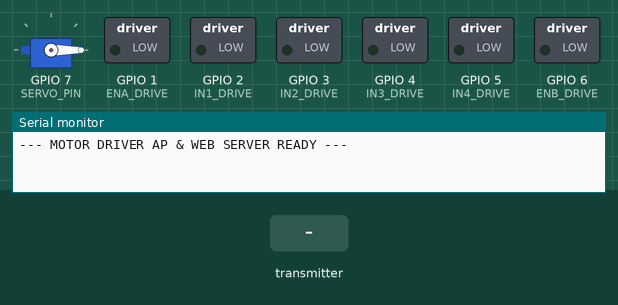
The sketch below on a simulated ESP32-S3. On the bench: servo, switched loads named in the sketch (green lamp = pin HIGH), the last lines printed to the serial monitor. The inputs (shaded band) are chosen by the test bench.

Above: at 1.2 s.
1.3 s: the transmitter starts sending pumpState = 1
At 1.9 s:
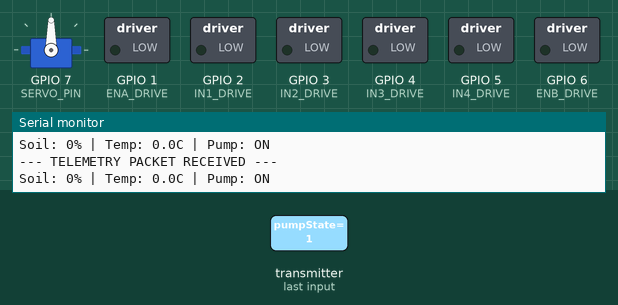
2.8 s: the transmitter starts sending pumpState = 0
At 4.2 s:
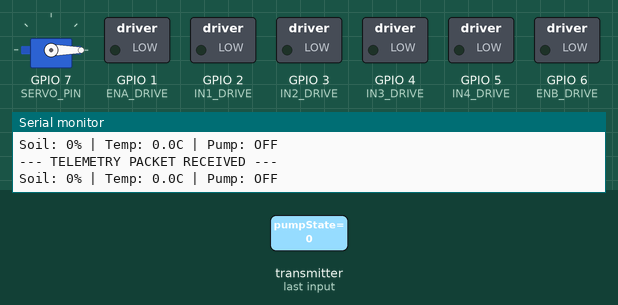
Timing chart, 0 to 5.8 s (numbered marks = the images above; inputs shaded):
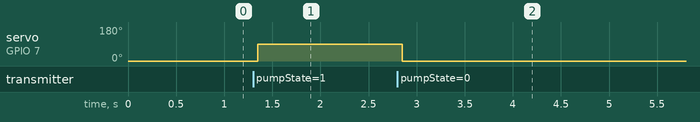

The sketch:

driver_code.ino
```cpp
/*
 * Agri-Rover Motor Driver Board (ESP-NOW Receiver & Web Server Dashboard)
 */

#include <esp_now.h>
#include <WiFi.h>
#include <WebServer.h>
#include <ESP32Servo.h>

// ---------------- PIN DEFINITIONS (RECEIVER / DRIVER BOARD) ----------------
#define ENA_DRIVE   1  // GPIO 1 / D0
#define IN1_DRIVE   2  // GPIO 2 / D1
#define IN2_DRIVE   3  // GPIO 3 / D2
#define IN3_DRIVE   4  // GPIO 4 / D3
#define IN4_DRIVE   5  // GPIO 5 / D4
#define ENB_DRIVE   6  // GPIO 6 / D5
#define SERVO_PIN   7  // GPIO 7 / D6 - Pump Servo

const int PUMP_OFF_ANGLE = 0;
const int PUMP_ON_ANGLE  = 90;
Servo pumpServo;

// ---------------- WIFI ACCESS POINT CONFIG ----------------
const char* ap_ssid = "AgriRover_Dashboard";
const char* ap_pass = "12345678";
WebServer server(80);

// ---------------- ESP-NOW DATA STRUCTURE ----------------
typedef struct struct_message {
  uint8_t driveCommand; // 0=STOP, 1=FWD
  uint8_t motorSpeed;
  bool pumpState;
  float temperature;
  float humidity;
  int soilMoisture;
} struct_message;

struct_message latestTelemetry;
unsigned long logEntryCounter = 1;

// ---------------- HTML WEB DASHBOARD (Safe DOM Rendering) ----------------
const char MAIN_PAGE[] PROGMEM = R"rawliteral(
<!DOCTYPE html>
<html lang="en">
<head>
    <meta charset="UTF-8">
    <meta name="viewport" content="width=device-width, initial-scale=1.0">
    <title>Agri-Rover AI Dashboard</title>
    <style>
        body { font-family: -apple-system, BlinkMacSystemFont, 'Segoe UI', Roboto, sans-serif; background: #121212; color: #e0e0e0; margin: 0; padding: 15px; text-align: center; }
        .container { max-width: 480px; margin: auto; background: #1e1e1e; padding: 20px; border-radius: 14px; box-shadow: 0 8px 24px rgba(0,0,0,0.4); border: 1px solid #2d2d2d; }
        h1 { color: #00e676; font-size: 1.5em; margin-bottom: 2px; }
        .subtitle { color: #888; font-size: 0.85em; margin-bottom: 15px; }

        .card { background: #262626; border-radius: 12px; padding: 15px; margin-bottom: 15px; border: 1px solid #333; text-align: center; }
        .card-title { font-size: 0.75em; text-transform: uppercase; letter-spacing: 1px; color: #a0a0a0; margin-bottom: 10px; }

        .snapshot-container { width: 100%; max-height: 320px; background: #000; border-radius: 10px; overflow: hidden; border: 1px solid #444; display: flex; justify-content: center; align-items: center; }
        .snapshot-img { width: 100%; height: auto; object-fit: contain; display: block; }

        .grid { display: grid; grid-template-columns: 1fr 1fr; gap: 10px; }
        .metric-box { background: #1e1e1e; padding: 12px; border-radius: 8px; text-align: center; border: 1px solid #333; }
        .metric-val { font-size: 1.2em; font-weight: bold; margin-top: 4px; color: #ffffff; }

        .badge-success { background: #00e676; color: #121212; padding: 3px 8px; border-radius: 4px; font-weight: bold; font-size: 0.8em; }
        .badge-danger { background: #ff5252; color: #ffffff; padding: 3px 8px; border-radius: 4px; font-weight: bold; font-size: 0.8em; }

        .btn { background: #00e676; color: #121212; border: none; padding: 10px 20px; border-radius: 8px; cursor: pointer; font-size: 0.9em; font-weight: bold; margin-top: 5px; width: 100%; }
        .btn:active { opacity: 0.8; }
    </style>
</head>
<body>
    <div class="container">
        <h1>🌱 Agri-Rover AI</h1>
        <div class="subtitle" id="currentDateDisplay">Live Telemetry & Feed</div>

        <div class="card">
            <div class="card-title">Live Plant Snapshot View</div>
            <div class="snapshot-container">
                <img id="plantSnapshot" src="http://192.168.4.1/snapshot" class="snapshot-img" alt="Loading Feed...">
            </div>
        </div>

        <div class="card">
            <div class="card-title">Sensor Telemetry & Actuators</div>
            <div class="grid">
                <div class="metric-box">
                    <div class="card-title" style="margin-bottom:4px;">Soil Moisture</div>
                    <div id="val-soil" class="metric-val">--</div>
                </div>
                <div class="metric-box">
                    <div class="card-title" style="margin-bottom:4px;">Temperature</div>
                    <div id="val-temp" class="metric-val">--</div>
                </div>
                <div class="metric-box">
                    <div class="card-title" style="margin-bottom:4px;">Humidity</div>
                    <div id="val-hum" class="metric-val">--</div>
                </div>
                <div class="metric-box">
                    <div class="card-title" style="margin-bottom:4px;">Water Pump</div>
                    <div id="val-pump" class="metric-val" style="margin-top:6px;"><span class="badge-danger">OFF</span></div>
                </div>
            </div>
        </div>

        <button onclick="manualRefresh()" class="btn">🔄 Refresh Data</button>
    </div>

    <script>
        function manualRefresh() {
            const img = document.getElementById('plantSnapshot');
            img.src = "http://192.168.4.1/snapshot?t=" + new Date().getTime();
            fetchTelemetry();
        }

        function fetchTelemetry() {
            fetch('/api/history')
                .then(res => res.json())
                .then(data => {
                    if (!data || data.length === 0) return;
                    const log = data[0];

                    let soilText = log.soilMoisture < 70 ? log.soilMoisture + '% (Dry)' : log.soilMoisture + '% (Moist)';
                    document.getElementById('val-soil').innerText = soilText;
                    document.getElementById('val-temp').innerText = log.temperature.toFixed(1) + ' °C';
                    document.getElementById('val-hum').innerText = log.humidity.toFixed(1) + ' %';

                    const pumpDiv = document.getElementById('val-pump');
                    if (log.pumpState) {
                        pumpDiv.innerHTML = '<span class="badge-success">ON</span>';
                    } else {
                        pumpDiv.innerHTML = '<span class="badge-danger">OFF</span>';
                    }
                })
                .catch(err => console.error("Telemetry fetch error:", err));
        }

        window.onload = function() {
            fetchTelemetry();
            setInterval(fetchTelemetry, 3000);
            setInterval(() => {
                const img = document.getElementById('plantSnapshot');
                img.src = "http://192.168.4.2/snapshot?t=" + new Date().getTime();
            }, 5000);
        };
    </script>
</body>
</html>
)rawliteral";

// ---------------- ESP-NOW RECEIVE CALLBACK ----------------
void onDataRecv(const esp_now_recv_info *info, const uint8_t *incomingDataPtr, int len) {
  memcpy(&latestTelemetry, incomingDataPtr, sizeof(latestTelemetry));

  Serial.println("\n--- TELEMETRY PACKET RECEIVED ---");
  Serial.printf("Soil: %d%% | Temp: %.1fC | Pump: %s\n",
                latestTelemetry.soilMoisture,
                latestTelemetry.temperature,
                latestTelemetry.pumpState ? "ON" : "OFF");

  if (latestTelemetry.pumpState) {
    pumpServo.write(PUMP_ON_ANGLE);
  } else {
    pumpServo.write(PUMP_OFF_ANGLE);
  }

  if (latestTelemetry.driveCommand == 1) {
    digitalWrite(IN1_DRIVE, HIGH); digitalWrite(IN2_DRIVE, LOW);
    digitalWrite(IN3_DRIVE, HIGH); digitalWrite(IN4_DRIVE, LOW);

    for (int s = 80; s <= latestTelemetry.motorSpeed; s += 20) {
      analogWrite(ENA_DRIVE, s);
      analogWrite(ENB_DRIVE, s);
      delay(10);
    }
  } else {
    digitalWrite(IN1_DRIVE, LOW); digitalWrite(IN2_DRIVE, LOW);
    digitalWrite(IN3_DRIVE, LOW); digitalWrite(IN4_DRIVE, LOW);
    analogWrite(ENA_DRIVE, 0); analogWrite(ENB_DRIVE, 0);
  }
}

void handleHistory() {
  String json = "[{";
  json += "\"id\":1,";
  json += "\"temperature\":" + String(latestTelemetry.temperature) + ",";
  json += "\"humidity\":" + String(latestTelemetry.humidity) + ",";
  json += "\"soilMoisture\":" + String(latestTelemetry.soilMoisture) + ",";
  json += "\"pumpState\":" + String(latestTelemetry.pumpState ? "true" : "false");
  json += "}]";
  server.send(200, "application/json", json);
}

void setup() {
  Serial.begin(115200);

  ESP32PWM::allocateTimer(0);
  pumpServo.setPeriodHertz(50);
  pumpServo.attach(SERVO_PIN, 500, 2400);
  pumpServo.write(PUMP_OFF_ANGLE);

  pinMode(ENA_DRIVE, OUTPUT);
  pinMode(IN1_DRIVE, OUTPUT);
  pinMode(IN2_DRIVE, OUTPUT);
  pinMode(IN3_DRIVE, OUTPUT);
  pinMode(IN4_DRIVE, OUTPUT);
  pinMode(ENB_DRIVE, OUTPUT);

  WiFi.mode(WIFI_AP_STA);
  IPAddress local_ip(192, 168, 4, 1);
  IPAddress gateway(192, 168, 4, 1);
  IPAddress subnet(255, 255, 255, 0);
  WiFi.softAPConfig(local_ip, gateway, subnet);
  WiFi.softAP(ap_ssid, ap_pass, 1);

  if (esp_now_init() != ESP_OK) {
    Serial.println("ESP-NOW Init Failed!");
    return;
  }
  esp_now_register_recv_cb(onDataRecv);

  server.on("/", []() { server.send_P(200, "text/html", MAIN_PAGE); });
  server.on("/api/history", HTTP_GET, handleHistory);
  server.begin();

  Serial.println("--- MOTOR DRIVER AP & WEB SERVER READY ---");
}

void loop() {
  server.handleClient();
}
```

Measured:
- after the input at 1.3 s, servo on GPIO 7 (SERVO_PIN): 0° → 90° after 0.05 s
- after the input at 2.8 s, servo on GPIO 7 (SERVO_PIN): 90° → 0° after 0.05 s
